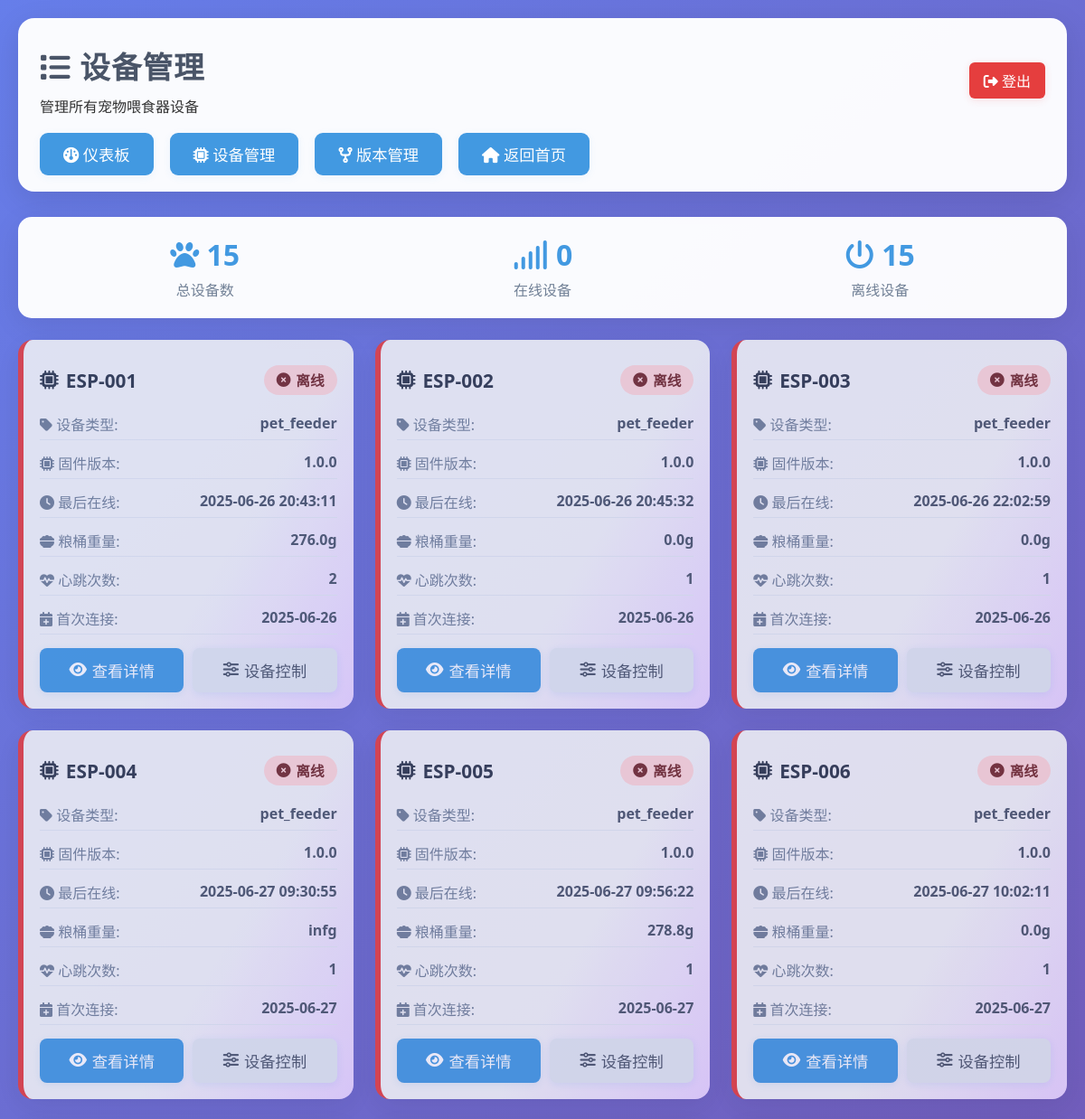
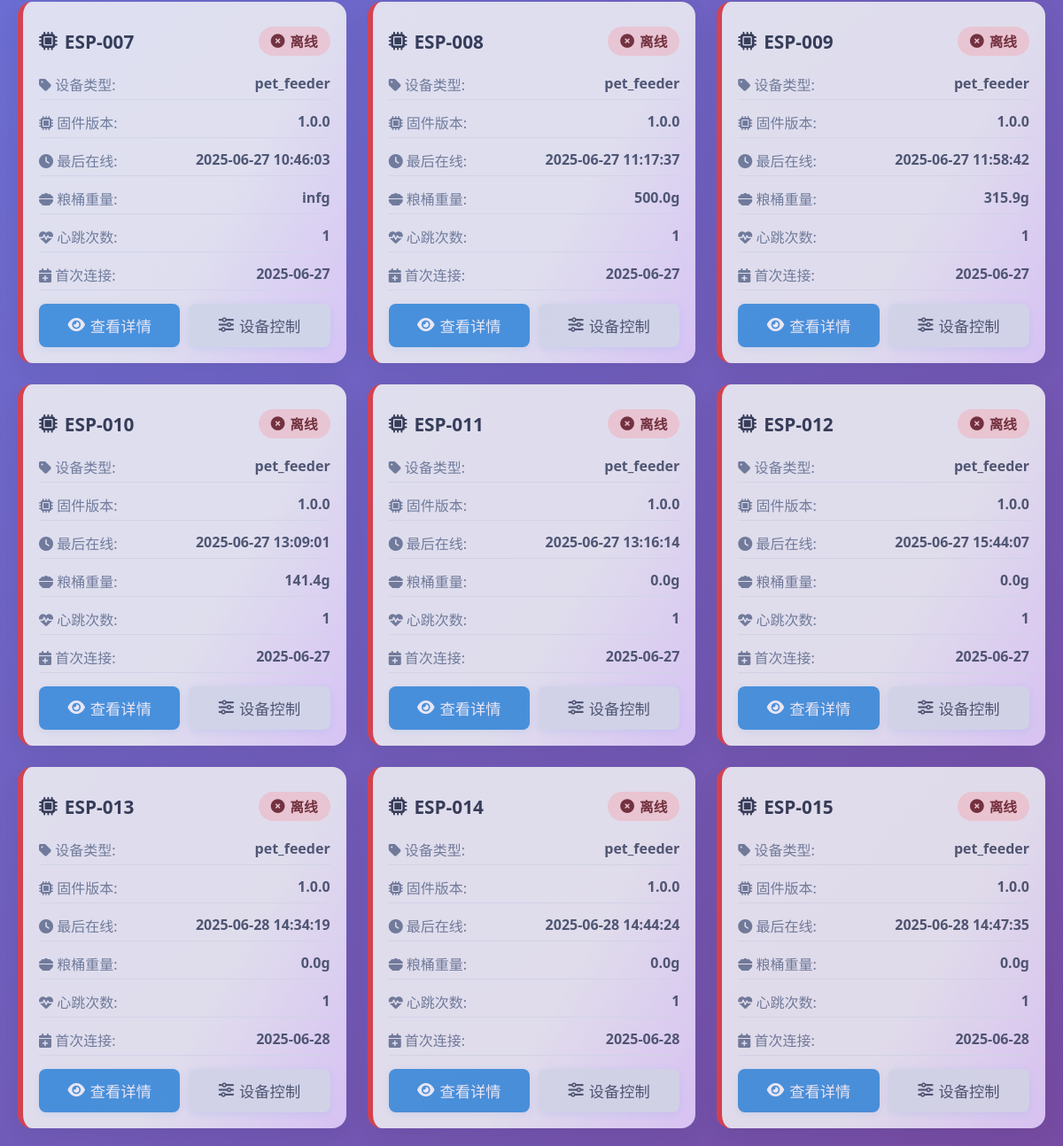
The page /admin/devices (signed in) on the database as committed earlier (2 pictures, top to bottom).
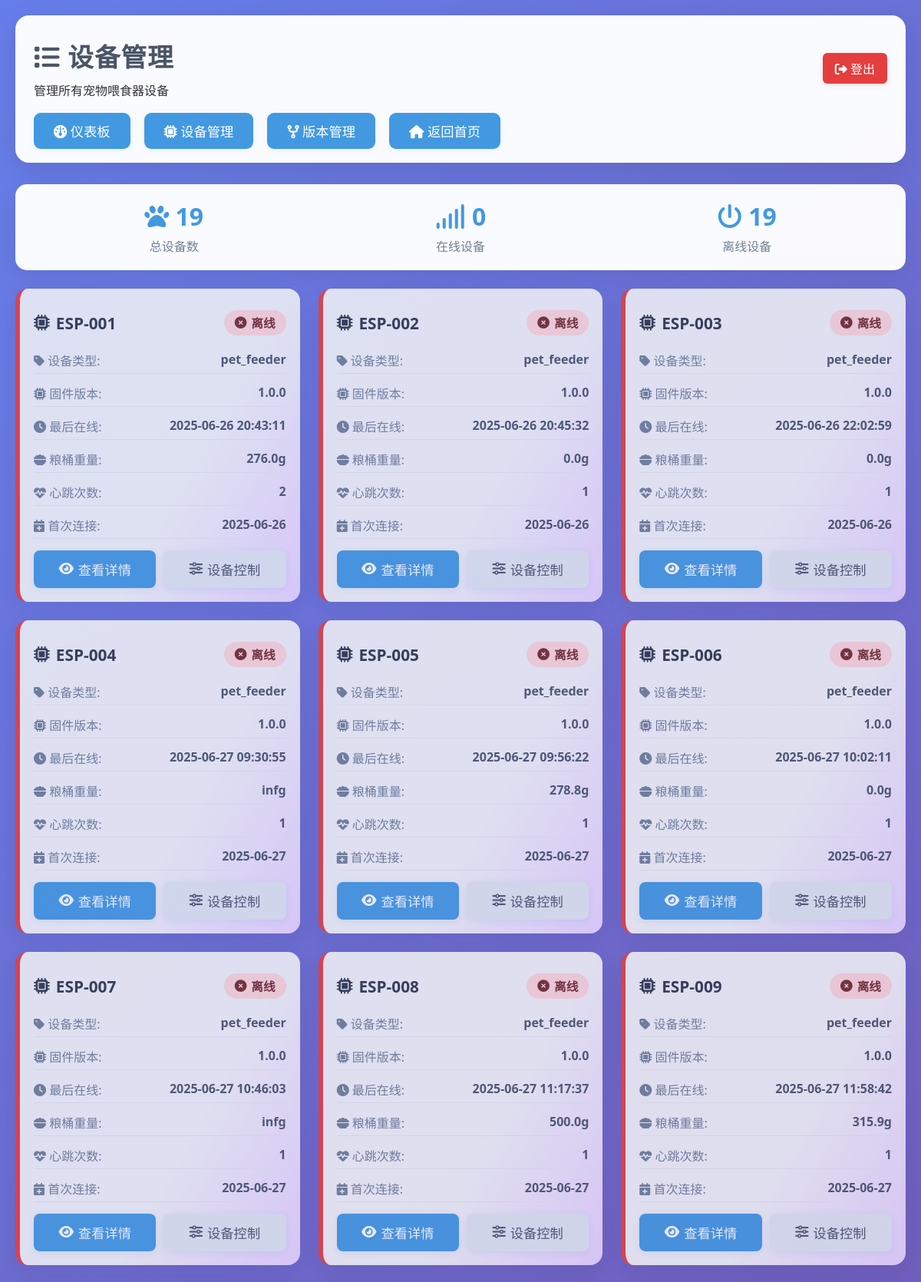
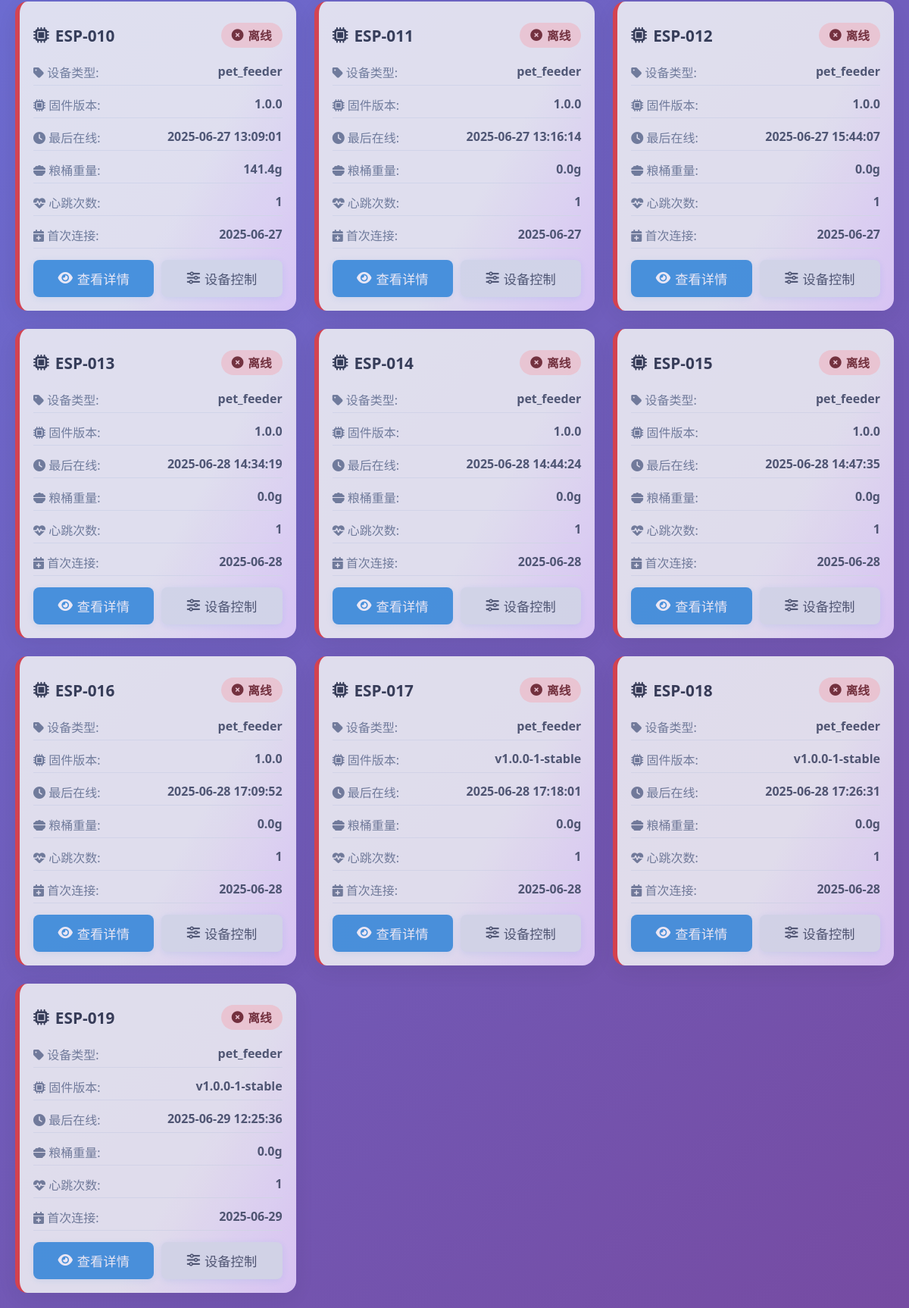
The same page on the database as committed later (2 pictures, top to bottom).
### pet_feeder_server.py (models this page shows)
class Device(db.Model):
    __tablename__ = 'devices'
    id = db.Column(db.Integer, primary_key=True)
    device_id = db.Column(db.String(20), unique=True, nullable=False)
    password = db.Column(db.String(100), nullable=False)
    device_type = db.Column(db.String(50), default='pet_feeder')
    firmware_version = db.Column(db.String(20), default='1.0.0')
    protocol_version = db.Column(db.String(10), default='1.0')  # 新增：协议版本
    hardware_version = db.Column(db.String(10), default='1.0')  # 新增：硬件版本
    first_seen = db.Column(db.DateTime, default=datetime.utcnow)
    last_seen = db.Column(db.DateTime, default=datetime.utcnow)
    is_online = db.Column(db.Boolean, default=False)
    heartbeat_count = db.Column(db.Integer, default=0)
    grain_weight = db.Column(db.Float, default=0.0)  # 粮桶重量
    last_grain_update = db.Column(db.DateTime, default=datetime.utcnow)
    boot_count = db.Column(db.Integer, default=0)  # 新增：启动次数
    install_time = db.Column(db.DateTime, default=datetime.utcnow)  # 新增：安装时间

### pet_feeder_server.py (the view)
    def decorated_function(*args, **kwargs):
        if 'admin_user' not in session:
            flash('需要管理员权限', 'error')
            return redirect(url_for('login'))
        return f(*args, **kwargs)

### pet_feeder_server.py (called while the page is built)
def admin_required(f):
    def decorated_function(*args, **kwargs):
        if 'admin_user' not in session:
            flash('需要管理员权限', 'error')
            return redirect(url_for('login'))
        return f(*args, **kwargs)
    decorated_function.__name__ = f.__name__
    return decorated_function

@app.route('/admin/devices')
@admin_required
def admin_devices():
    devices = Device.query.all()
    beijing = pytz.timezone('Asia/Shanghai')
    for device in devices:
        device.last_seen_local = device.last_seen.replace(tzinfo=pytz.utc).astimezone(beijing) if device.last_seen else None
        device.last_grain_update_local = device.last_grain_update.replace(tzinfo=pytz.utc).astimezone(beijing) if device.last_grain_update else None
        device.is_online_now = (datetime.utcnow() - device.last_seen).total_seconds() < 300 if device.last_seen else False
    is_admin = 'admin_user' in session
    return render_template('admin_devices.html', devices=devices, is_admin=is_admin)

### templates/admin_devices.html (shortened to what this page needs)
<!DOCTYPE html>
<html lang="zh-CN">
<head>
    <link rel="stylesheet" href="https://cdnjs.cloudflare.com/ajax/libs/font-awesome/6.4.2/css/all.min.css">
</head>
<body>
    <div class="container">
        <div class="header">
            <div style="display: flex; justify-content: space-between; align-items: center;">
                <div>
                    <h1><i class="fa-solid fa-list"></i> 设备管理</h1>
                    <p>管理所有宠物喂食器设备</p>
                </div>
                <a href="{{ url_for('logout') }}" class="logout-btn"><i class="fa-solid fa-right-from-bracket"></i> 登出</a>
            </div>
            <div class="nav">
                <a href="{{ url_for('admin_dashboard') }}"><i class="fa-solid fa-gauge"></i> 仪表板</a>
                <a href="{{ url_for('admin_devices') }}"><i class="fa-solid fa-microchip"></i> 设备管理</a>
                {% if is_admin %}
                <a href="{{ url_for('admin_versions') }}"><i class="fa-solid fa-code-fork"></i> 版本管理</a>
                {% endif %}
                <a href="{{ url_for('index') }}"><i class="fa-solid fa-house"></i> 返回首页</a>
            </div>
        </div>
        <div class="stats-summary">
            <div class="stats-row">
                <div class="stat-item">
                    <div class="stat-number"><i class="fa-solid fa-paw"></i> {{ devices|length }}</div>
                    <div class="stat-label">总设备数</div>
                </div>
                <div class="stat-item">
                    <div class="stat-number"><i class="fa-solid fa-signal"></i> {{ devices|selectattr('is_online_now')|list|length }}</div>
                    <div class="stat-label">在线设备</div>
                </div>
                <div class="stat-item">
                    <div class="stat-number"><i class="fa-solid fa-power-off"></i> {{ devices|rejectattr('is_online_now')|list|length }}</div>
                    <div class="stat-label">离线设备</div>
                </div>
            </div>
        </div>
        <div class="devices-grid">
            {% for device in devices %}
            <div class="device-card {% if not device.is_online_now %}offline{% endif %}">
                <div class="device-header">
                    <div class="device-id"><i class="fa-solid fa-microchip"></i> {{ device.device_id }}</div>
                    <div class="device-status {% if device.is_online_now %}status-online{% else %}status-offline{% endif %}">
                        {% if device.is_online_now %}<i class="fa-solid fa-circle-check"></i> 在线{% else %}<i class="fa-solid fa-circle-xmark"></i> 离线{% endif %}
                    </div>
                </div>
                <div class="device-info">
                    <div class="info-row">
                        <span class="info-label"><i class="fa-solid fa-tag"></i> 设备类型:</span>
                        <span class="info-value">{{ device.device_type }}</span>
                    </div>
                    <div class="info-row">
                        <span class="info-label"><i class="fa-solid fa-microchip"></i> 固件版本:</span>
                        <span class="info-value">{{ device.firmware_version }}</span>
                    </div>
                    <div class="info-row">
                        <span class="info-label"><i class="fa-solid fa-clock"></i> 最后在线:</span>
                        <span class="info-value">{{ device.last_seen_local.strftime('%Y-%m-%d %H:%M:%S') if device.last_seen_local else '未知' }}</span>
                    </div>
                    <div class="info-row">
                        <span class="info-label"><i class="fa-solid fa-bowl-food"></i> 粮桶重量:</span>
                        <span class="info-value">{{ device.grain_weight }}g</span>
                    </div>
                    <div class="info-row">
                        <span class="info-label"><i class="fa-solid fa-heart-pulse"></i> 心跳次数:</span>
                        <span class="info-value">{{ device.heartbeat_count }}</span>
                    </div>
                    <div class="info-row">
                        <span class="info-label"><i class="fa-solid fa-calendar-plus"></i> 首次连接:</span>
                        <span class="info-value">{{ device.first_seen.strftime('%Y-%m-%d') if device.first_seen else '未知' }}</span>
                    </div>
                </div>
                <div class="device-actions">
                    <a href="{{ url_for('admin_device_detail', device_id=device.device_id) }}" class="action-btn btn-primary"><i class="fa-solid fa-eye"></i> 查看详情</a>
                    <a href="{{ url_for('index') }}?device_id={{ device.device_id }}" class="action-btn btn-secondary"><i class="fa-solid fa-sliders"></i> 设备控制</a>
                </div>
            </div>
            {% endfor %}
        </div>
    </div>
</body>
</html>

### templates/admin_devices.html (style rules this page uses)
* { margin: 0; padding: 0; box-sizing: border-box; }
body { font-family: 'Segoe UI', Tahoma, Geneva, Verdana, sans-serif; background: linear-gradient(135deg, #667eea 0%, #764ba2 100%); min-height: 100vh; color: #333; }
.container { max-width: 1200px; margin: 0 auto; padding: 20px; }
.header { background: rgba(255, 255, 255, 0.97); border-radius: 18px; padding: 28px 24px 18px 24px; margin-bottom: 28px; box-shadow: 0 8px 32px rgba(0, 0, 0, 0.10); }
.header h1 { color: #4a5568; margin-bottom: 8px; font-size: 2.1em; letter-spacing: 1px; }
.nav { display: flex; gap: 18px; margin-top: 18px; }
.nav a { background: #4299e1; color: white; padding: 11px 26px; text-decoration: none; border-radius: 9px; font-size: 1.08em; font-weight: 500; transition: all 0.3s; box-shadow: 0 2px 8px rgba(66,153,225,0.08); }
.logout-btn { background: #e53e3e; color: white; padding: 8px 16px; border: none; border-radius: 6px; cursor: pointer; text-decoration: none; display: inline-block; margin-left: auto; font-size: 1em; font-weight: 500; box-shadow: 0 2px 8px #e53e3e22; transition: background 0.2s; }
.devices-grid { display: grid; grid-template-columns: repeat(auto-fill, minmax(350px, 1fr)); gap: 24px; }
.device-card { background: linear-gradient(120deg, #f3f4f6 60%, #e9d5ff 100%); border-radius: 16px; padding: 28px 18px 18px 18px; box-shadow: 0 8px 32px rgba(0, 0, 0, 0.08); transition: transform 0.3s, box-shadow 0.3s; border-left: 6px solid #4299e1; position: relative; overflow: hidden; animation: popin 0.7s cubic-bezier(.68,-0.55,.27,1.55); }
.device-card.offline { border-left-color: #e53e3e; opacity: 0.85; }
.device-header { display: flex; justify-content: space-between; align-items: center; margin-bottom: 15px; }
.device-id { font-size: 1.3em; font-weight: bold; color: #2d3748; display: flex; align-items: center; gap: 8px; }
.device-status { padding: 5px 14px; border-radius: 20px; font-size: 0.98em; font-weight: bold; display: flex; align-items: center; gap: 6px; }
.status-offline { background: #fed7d7; color: #742a2a; }
.device-info { margin-bottom: 15px; }
.info-row { display: flex; justify-content: space-between; margin-bottom: 8px; padding: 5px 0; border-bottom: 1px solid #e2e8f0; }
.info-label { color: #718096; font-weight: 500; }
.info-value { color: #4a5568; font-weight: 600; }
.device-actions { display: flex; gap: 10px; margin-top: 15px; }
.action-btn { flex: 1; padding: 12px; border: none; border-radius: 8px; cursor: pointer; text-decoration: none; text-align: center; font-weight: 500; font-size: 1.08em; transition: all 0.3s; box-shadow: 0 2px 8px #4299e122; display: flex; align-items: center; justify-content: center; gap: 6px; }
.btn-primary { background: #4299e1; color: white; }
.btn-secondary { background: #e2e8f0; color: #4a5568; }
.stats-summary { background: rgba(255, 255, 255, 0.97); border-radius: 15px; padding: 20px; margin-bottom: 24px; box-shadow: 0 8px 32px rgba(0, 0, 0, 0.08); }
.stats-row { display: flex; justify-content: space-around; text-align: center; }
.stat-item { flex: 1; }
.stat-number { font-size: 2em; font-weight: bold; color: #4299e1; }
.stat-label { color: #718096; margin-top: 5px; }

Rows that differ between the two databases and show on the page:
added Device: device_id "ESP-016", device_type "pet_feeder", firmware_version "1.0.0", last_seen_local "2025-06-28 17:09:52", grain_weight "0.0", heartbeat_count "1", first_seen "2025-06-28"
added Device: device_id "ESP-017", device_type "pet_feeder", firmware_version "v1.0.0-1-stable", last_seen_local "2025-06-28 17:18:01", grain_weight "0.0", heartbeat_count "1", first_seen "2025-06-28"
added Device: device_id "ESP-018", device_type "pet_feeder", firmware_version "v1.0.0-1-stable", last_seen_local "2025-06-28 17:26:31", grain_weight "0.0", heartbeat_count "1", first_seen "2025-06-28"
added Device: device_id "ESP-019", device_type "pet_feeder", firmware_version "v1.0.0-1-stable", last_seen_local "2025-06-29 12:25:36", grain_weight "0.0", heartbeat_count "1", first_seen "2025-06-29"
Other text that changed with them:
{{ devices|length }}: "15" → "19"
{{ devices|rejectattr('is_online_now')|list|length }}: "15" → "19"
